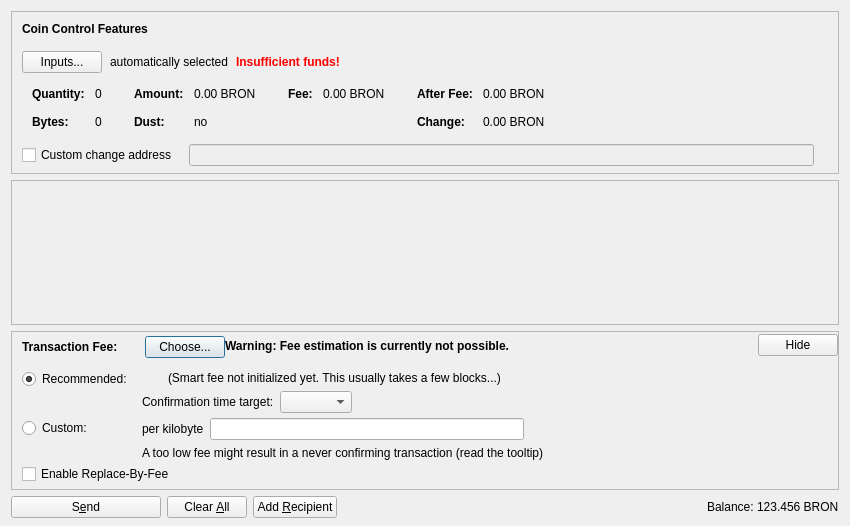
<?xml version="1.0" encoding="UTF-8"?>
<ui version="4.0">
 <class>SendCoinsDialog</class>
 <widget class="QDialog" name="SendCoinsDialog">
  <property name="geometry">
   <rect>
    <x>0</x>
    <y>0</y>
    <width>850</width>
    <height>526</height>
   </rect>
  </property>
  <property name="windowTitle">
   <string>Send Coins</string>
  </property>
  <layout class="QVBoxLayout" name="verticalLayout" stretch="0,1,0,0">
   <property name="bottomMargin">
    <number>8</number>
   </property>
   <item>
    <widget class="QFrame" name="frameCoinControl">
     <property name="sizePolicy">
      <sizepolicy hsizetype="Expanding" vsizetype="Expanding">
       <horstretch>0</horstretch>
       <verstretch>0</verstretch>
      </sizepolicy>
     </property>
     <property name="maximumSize">
      <size>
       <width>16777215</width>
       <height>16777215</height>
      </size>
     </property>
     <property name="frameShape">
      <enum>QFrame::StyledPanel</enum>
     </property>
     <property name="frameShadow">
      <enum>QFrame::Sunken</enum>
     </property>
     <layout class="QVBoxLayout" name="verticalLayoutCoinControl2">
      <property name="spacing">
       <number>0</number>
      </property>
      <property name="leftMargin">
       <number>0</number>
      </property>
      <property name="topMargin">
       <number>0</number>
      </property>
      <property name="rightMargin">
       <number>0</number>
      </property>
      <property name="bottomMargin">
       <number>6</number>
      </property>
      <item>
       <layout class="QVBoxLayout" name="verticalLayoutCoinControl" stretch="0,0,0,0,1">
        <property name="spacing">
         <number>0</number>
        </property>
        <property name="leftMargin">
         <number>10</number>
        </property>
        <property name="topMargin">
         <number>10</number>
        </property>
        <item>
         <layout class="QHBoxLayout" name="horizontalLayoutCoinControl1">
          <property name="bottomMargin">
           <number>15</number>
          </property>
          <item>
           <widget class="QLabel" name="labelCoinControlFeatures">
            <property name="sizePolicy">
             <sizepolicy hsizetype="Preferred" vsizetype="Maximum">
              <horstretch>0</horstretch>
              <verstretch>0</verstretch>
             </sizepolicy>
            </property>
            <property name="font">
             <font>
              <weight>75</weight>
              <bold>true</bold>
             </font>
            </property>
            <property name="styleSheet">
             <string notr="true">font-weight:bold;</string>
            </property>
            <property name="text">
             <string>Coin Control Features</string>
            </property>
           </widget>
          </item>
         </layout>
        </item>
        <item>
         <layout class="QHBoxLayout" name="horizontalLayoutCoinControl2" stretch="0,0,0,0">
          <property name="spacing">
           <number>8</number>
          </property>
          <property name="bottomMargin">
           <number>10</number>
          </property>
          <item>
           <widget class="QPushButton" name="pushButtonCoinControl">
            <property name="styleSheet">
             <string notr="true"/>
            </property>
            <property name="text">
             <string>Inputs...</string>
            </property>
            <property name="autoDefault">
             <bool>false</bool>
            </property>
           </widget>
          </item>
          <item>
           <widget class="QLabel" name="labelCoinControlAutomaticallySelected">
            <property name="text">
             <string>automatically selected</string>
            </property>
            <property name="margin">
             <number>5</number>
            </property>
           </widget>
          </item>
          <item>
           <widget class="QLabel" name="labelCoinControlInsuffFunds">
            <property name="font">
             <font>
              <weight>75</weight>
              <bold>true</bold>
             </font>
            </property>
            <property name="styleSheet">
             <string notr="true">color:red;font-weight:bold;</string>
            </property>
            <property name="text">
             <string>Insufficient funds!</string>
            </property>
            <property name="margin">
             <number>5</number>
            </property>
           </widget>
          </item>
          <item>
           <spacer name="horizontalSpacerCoinControl">
            <property name="orientation">
             <enum>Qt::Horizontal</enum>
            </property>
            <property name="sizeHint" stdset="0">
             <size>
              <width>40</width>
              <height>1</height>
             </size>
            </property>
           </spacer>
          </item>
         </layout>
        </item>
        <item>
         <widget class="QWidget" name="widgetCoinControl" native="true">
          <property name="sizePolicy">
           <sizepolicy hsizetype="Preferred" vsizetype="Preferred">
            <horstretch>0</horstretch>
            <verstretch>0</verstretch>
           </sizepolicy>
          </property>
          <property name="minimumSize">
           <size>
            <width>0</width>
            <height>0</height>
           </size>
          </property>
          <property name="styleSheet">
           <string notr="true"/>
          </property>
          <layout class="QHBoxLayout" name="horizontalLayoutCoinControl5">
           <property name="leftMargin">
            <number>0</number>
           </property>
           <property name="topMargin">
            <number>0</number>
           </property>
           <property name="rightMargin">
            <number>0</number>
           </property>
           <property name="bottomMargin">
            <number>0</number>
           </property>
           <item>
            <layout class="QHBoxLayout" name="horizontalLayoutCoinControl3" stretch="0,0,0,1">
             <property name="spacing">
              <number>20</number>
             </property>
             <property name="topMargin">
              <number>0</number>
             </property>
             <property name="bottomMargin">
              <number>10</number>
             </property>
             <item>
              <layout class="QFormLayout" name="formLayoutCoinControl1">
               <property name="horizontalSpacing">
                <number>10</number>
               </property>
               <property name="verticalSpacing">
                <number>14</number>
               </property>
               <property name="leftMargin">
                <number>10</number>
               </property>
               <property name="topMargin">
                <number>4</number>
               </property>
               <property name="rightMargin">
                <number>6</number>
               </property>
               <item row="0" column="0">
                <widget class="QLabel" name="labelCoinControlQuantityText">
                 <property name="font">
                  <font>
                   <weight>75</weight>
                   <bold>true</bold>
                  </font>
                 </property>
                 <property name="text">
                  <string>Quantity:</string>
                 </property>
                 <property name="margin">
                  <number>0</number>
                 </property>
                </widget>
               </item>
               <item row="0" column="1">
                <widget class="QLabel" name="labelCoinControlQuantity">
                 <property name="cursor">
                  <cursorShape>IBeamCursor</cursorShape>
                 </property>
                 <property name="contextMenuPolicy">
                  <enum>Qt::ActionsContextMenu</enum>
                 </property>
                 <property name="text">
                  <string notr="true">0</string>
                 </property>
                 <property name="margin">
                  <number>0</number>
                 </property>
                 <property name="textInteractionFlags">
                  <set>Qt::LinksAccessibleByMouse|Qt::TextSelectableByKeyboard|Qt::TextSelectableByMouse</set>
                 </property>
                </widget>
               </item>
               <item row="1" column="0">
                <widget class="QLabel" name="labelCoinControlBytesText">
                 <property name="font">
                  <font>
                   <weight>75</weight>
                   <bold>true</bold>
                  </font>
                 </property>
                 <property name="text">
                  <string>Bytes:</string>
                 </property>
                </widget>
               </item>
               <item row="1" column="1">
                <widget class="QLabel" name="labelCoinControlBytes">
                 <property name="cursor">
                  <cursorShape>IBeamCursor</cursorShape>
                 </property>
                 <property name="contextMenuPolicy">
                  <enum>Qt::ActionsContextMenu</enum>
                 </property>
                 <property name="text">
                  <string notr="true">0</string>
                 </property>
                 <property name="textInteractionFlags">
                  <set>Qt::LinksAccessibleByMouse|Qt::TextSelectableByKeyboard|Qt::TextSelectableByMouse</set>
                 </property>
                </widget>
               </item>
              </layout>
             </item>
             <item>
              <layout class="QFormLayout" name="formLayoutCoinControl2">
               <property name="horizontalSpacing">
                <number>10</number>
               </property>
               <property name="verticalSpacing">
                <number>14</number>
               </property>
               <property name="leftMargin">
                <number>6</number>
               </property>
               <property name="topMargin">
                <number>4</number>
               </property>
               <property name="rightMargin">
                <number>6</number>
               </property>
               <item row="0" column="0">
                <widget class="QLabel" name="labelCoinControlAmountText">
                 <property name="font">
                  <font>
                   <weight>75</weight>
                   <bold>true</bold>
                  </font>
                 </property>
                 <property name="text">
                  <string>Amount:</string>
                 </property>
                 <property name="margin">
                  <number>0</number>
                 </property>
                </widget>
               </item>
               <item row="0" column="1">
                <widget class="QLabel" name="labelCoinControlAmount">
                 <property name="cursor">
                  <cursorShape>IBeamCursor</cursorShape>
                 </property>
                 <property name="contextMenuPolicy">
                  <enum>Qt::ActionsContextMenu</enum>
                 </property>
                 <property name="text">
                  <string notr="true">0.00 BRON</string>
                 </property>
                 <property name="textInteractionFlags">
                  <set>Qt::LinksAccessibleByMouse|Qt::TextSelectableByKeyboard|Qt::TextSelectableByMouse</set>
                 </property>
                </widget>
               </item>
               <item row="1" column="0">
                <widget class="QLabel" name="labelCoinControlLowOutputText">
                 <property name="font">
                  <font>
                   <weight>75</weight>
                   <bold>true</bold>
                  </font>
                 </property>
                 <property name="text">
                  <string>Dust:</string>
                 </property>
                </widget>
               </item>
               <item row="1" column="1">
                <widget class="QLabel" name="labelCoinControlLowOutput">
                 <property name="cursor">
                  <cursorShape>IBeamCursor</cursorShape>
                 </property>
                 <property name="contextMenuPolicy">
                  <enum>Qt::ActionsContextMenu</enum>
                 </property>
                 <property name="text">
                  <string notr="true">no</string>
                 </property>
                 <property name="textInteractionFlags">
                  <set>Qt::LinksAccessibleByMouse|Qt::TextSelectableByKeyboard|Qt::TextSelectableByMouse</set>
                 </property>
                </widget>
               </item>
              </layout>
             </item>
             <item>
              <layout class="QFormLayout" name="formLayoutCoinControl3">
               <property name="horizontalSpacing">
                <number>10</number>
               </property>
               <property name="verticalSpacing">
                <number>14</number>
               </property>
               <property name="leftMargin">
                <number>6</number>
               </property>
               <property name="topMargin">
                <number>4</number>
               </property>
               <property name="rightMargin">
                <number>6</number>
               </property>
               <item row="0" column="0">
                <widget class="QLabel" name="labelCoinControlFeeText">
                 <property name="font">
                  <font>
                   <weight>75</weight>
                   <bold>true</bold>
                  </font>
                 </property>
                 <property name="text">
                  <string>Fee:</string>
                 </property>
                 <property name="margin">
                  <number>0</number>
                 </property>
                </widget>
               </item>
               <item row="0" column="1">
                <widget class="QLabel" name="labelCoinControlFee">
                 <property name="cursor">
                  <cursorShape>IBeamCursor</cursorShape>
                 </property>
                 <property name="contextMenuPolicy">
                  <enum>Qt::ActionsContextMenu</enum>
                 </property>
                 <property name="text">
                  <string notr="true">0.00 BRON</string>
                 </property>
                 <property name="textInteractionFlags">
                  <set>Qt::LinksAccessibleByMouse|Qt::TextSelectableByKeyboard|Qt::TextSelectableByMouse</set>
                 </property>
                </widget>
               </item>
              </layout>
             </item>
             <item>
              <layout class="QFormLayout" name="formLayoutCoinControl4">
               <property name="horizontalSpacing">
                <number>10</number>
               </property>
               <property name="verticalSpacing">
                <number>14</number>
               </property>
               <property name="leftMargin">
                <number>6</number>
               </property>
               <property name="topMargin">
                <number>4</number>
               </property>
               <property name="rightMargin">
                <number>6</number>
               </property>
               <item row="0" column="0">
                <widget class="QLabel" name="labelCoinControlAfterFeeText">
                 <property name="font">
                  <font>
                   <weight>75</weight>
                   <bold>true</bold>
                  </font>
                 </property>
                 <property name="text">
                  <string>After Fee:</string>
                 </property>
                 <property name="margin">
                  <number>0</number>
                 </property>
                </widget>
               </item>
               <item row="0" column="1">
                <widget class="QLabel" name="labelCoinControlAfterFee">
                 <property name="cursor">
                  <cursorShape>IBeamCursor</cursorShape>
                 </property>
                 <property name="contextMenuPolicy">
                  <enum>Qt::ActionsContextMenu</enum>
                 </property>
                 <property name="text">
                  <string notr="true">0.00 BRON</string>
                 </property>
                 <property name="textInteractionFlags">
                  <set>Qt::LinksAccessibleByMouse|Qt::TextSelectableByKeyboard|Qt::TextSelectableByMouse</set>
                 </property>
                </widget>
               </item>
               <item row="1" column="0">
                <widget class="QLabel" name="labelCoinControlChangeText">
                 <property name="font">
                  <font>
                   <weight>75</weight>
                   <bold>true</bold>
                  </font>
                 </property>
                 <property name="text">
                  <string>Change:</string>
                 </property>
                </widget>
               </item>
               <item row="1" column="1">
                <widget class="QLabel" name="labelCoinControlChange">
                 <property name="cursor">
                  <cursorShape>IBeamCursor</cursorShape>
                 </property>
                 <property name="contextMenuPolicy">
                  <enum>Qt::ActionsContextMenu</enum>
                 </property>
                 <property name="text">
                  <string notr="true">0.00 BRON</string>
                 </property>
                 <property name="textInteractionFlags">
                  <set>Qt::LinksAccessibleByMouse|Qt::TextSelectableByKeyboard|Qt::TextSelectableByMouse</set>
                 </property>
                </widget>
               </item>
              </layout>
             </item>
            </layout>
           </item>
          </layout>
         </widget>
        </item>
        <item>
         <layout class="QHBoxLayout" name="horizontalLayoutCoinControl4" stretch="0,0,0">
          <property name="spacing">
           <number>12</number>
          </property>
          <property name="sizeConstraint">
           <enum>QLayout::SetDefaultConstraint</enum>
          </property>
          <property name="topMargin">
           <number>5</number>
          </property>
          <property name="rightMargin">
           <number>5</number>
          </property>
          <item>
           <widget class="QCheckBox" name="checkBoxCoinControlChange">
            <property name="toolTip">
             <string>If this is activated, but the change address is empty or invalid, change will be sent to a newly generated address.</string>
            </property>
            <property name="text">
             <string>Custom change address</string>
            </property>
           </widget>
          </item>
          <item>
           <widget class="QValidatedLineEdit" name="lineEditCoinControlChange">
            <property name="enabled">
             <bool>false</bool>
            </property>
            <property name="sizePolicy">
             <sizepolicy hsizetype="Expanding" vsizetype="Fixed">
              <horstretch>0</horstretch>
              <verstretch>0</verstretch>
             </sizepolicy>
            </property>
           </widget>
          </item>
          <item>
           <widget class="QLabel" name="labelCoinControlChangeLabel">
            <property name="sizePolicy">
             <sizepolicy hsizetype="Preferred" vsizetype="Expanding">
              <horstretch>0</horstretch>
              <verstretch>0</verstretch>
             </sizepolicy>
            </property>
            <property name="minimumSize">
             <size>
              <width>0</width>
              <height>0</height>
             </size>
            </property>
            <property name="text">
             <string/>
            </property>
            <property name="margin">
             <number>3</number>
            </property>
           </widget>
          </item>
         </layout>
        </item>
        <item>
         <spacer name="verticalSpacerCoinControl">
          <property name="orientation">
           <enum>Qt::Vertical</enum>
          </property>
          <property name="sizeHint" stdset="0">
           <size>
            <width>800</width>
            <height>1</height>
           </size>
          </property>
         </spacer>
        </item>
       </layout>
      </item>
     </layout>
    </widget>
   </item>
   <item>
    <widget class="QScrollArea" name="scrollArea">
     <property name="widgetResizable">
      <bool>true</bool>
     </property>
     <widget class="QWidget" name="scrollAreaWidgetContents">
      <property name="geometry">
       <rect>
        <x>0</x>
        <y>0</y>
        <width>830</width>
        <height>104</height>
       </rect>
      </property>
      <layout class="QVBoxLayout" name="verticalLayout_2" stretch="0,1">
       <property name="leftMargin">
        <number>0</number>
       </property>
       <property name="topMargin">
        <number>0</number>
       </property>
       <property name="rightMargin">
        <number>0</number>
       </property>
       <property name="bottomMargin">
        <number>0</number>
       </property>
       <item>
        <layout class="QVBoxLayout" name="entries">
         <property name="spacing">
          <number>6</number>
         </property>
        </layout>
       </item>
       <item>
        <spacer name="verticalSpacer">
         <property name="orientation">
          <enum>Qt::Vertical</enum>
         </property>
         <property name="sizeHint" stdset="0">
          <size>
           <width>20</width>
           <height>40</height>
          </size>
         </property>
        </spacer>
       </item>
      </layout>
     </widget>
    </widget>
   </item>
   <item>
    <widget class="QFrame" name="frameFee">
     <property name="sizePolicy">
      <sizepolicy hsizetype="Expanding" vsizetype="Expanding">
       <horstretch>0</horstretch>
       <verstretch>0</verstretch>
      </sizepolicy>
     </property>
     <property name="maximumSize">
      <size>
       <width>16777215</width>
       <height>16777215</height>
      </size>
     </property>
     <property name="frameShape">
      <enum>QFrame::StyledPanel</enum>
     </property>
     <property name="frameShadow">
      <enum>QFrame::Sunken</enum>
     </property>
     <layout class="QVBoxLayout" name="verticalLayoutFee1">
      <property name="spacing">
       <number>0</number>
      </property>
      <property name="leftMargin">
       <number>0</number>
      </property>
      <property name="topMargin">
       <number>0</number>
      </property>
      <property name="rightMargin">
       <number>0</number>
      </property>
      <property name="bottomMargin">
       <number>0</number>
      </property>
      <item>
       <layout class="QVBoxLayout" name="verticalLayoutFee2" stretch="0,0,0">
        <property name="spacing">
         <number>0</number>
        </property>
        <property name="leftMargin">
         <number>10</number>
        </property>
        <property name="topMargin">
         <number>0</number>
        </property>
        <item>
         <layout class="QHBoxLayout" name="horizontalLayoutFee1">
          <property name="bottomMargin">
           <number>0</number>
          </property>
          <item>
           <layout class="QVBoxLayout" name="verticalLayoutFee7">
            <property name="spacing">
             <number>0</number>
            </property>
            <item>
             <spacer name="verticalSpacerSmartFee">
              <property name="orientation">
               <enum>Qt::Vertical</enum>
              </property>
              <property name="sizeType">
               <enum>QSizePolicy::Fixed</enum>
              </property>
              <property name="sizeHint" stdset="0">
               <size>
                <width>1</width>
                <height>4</height>
               </size>
              </property>
             </spacer>
            </item>
            <item>
             <layout class="QHBoxLayout" name="horizontalLayoutSmartFee">
              <property name="spacing">
               <number>10</number>
              </property>
              <item>
               <widget class="QLabel" name="labelFeeHeadline">
                <property name="sizePolicy">
                 <sizepolicy hsizetype="Preferred" vsizetype="Maximum">
                  <horstretch>0</horstretch>
                  <verstretch>0</verstretch>
                 </sizepolicy>
                </property>
                <property name="font">
                 <font>
                  <weight>75</weight>
                  <bold>true</bold>
                 </font>
                </property>
                <property name="styleSheet">
                 <string notr="true">font-weight:bold;</string>
                </property>
                <property name="text">
                 <string>Transaction Fee:</string>
                </property>
               </widget>
              </item>
              <item>
               <widget class="QLabel" name="labelFeeMinimized">
                <property name="text">
                 <string/>
                </property>
               </widget>
              </item>
              <item>
               <widget class="QPushButton" name="buttonChooseFee">
                <property name="text">
                 <string>Choose...</string>
                </property>
               </widget>
              </item>
             </layout>
            </item>
            <item>
             <spacer name="verticalSpacer_5">
              <property name="orientation">
               <enum>Qt::Vertical</enum>
              </property>
              <property name="sizeHint" stdset="0">
               <size>
                <width>1</width>
                <height>1</height>
               </size>
              </property>
             </spacer>
            </item>
           </layout>
          </item>
          <item>
           <widget class="QLabel" name="fallbackFeeWarningLabel">
            <property name="toolTip">
             <string>Using the fallbackfee can result in sending a transaction that will take several hours or days (or never) to confirm. Consider choosing your fee manually or wait until you have validated the complete chain.</string>
            </property>
            <property name="font">
            <font>
                <weight>75</weight>
                <bold>true</bold>
            </font>
            </property>
            <property name="text">
             <string>Warning: Fee estimation is currently not possible.</string>
            </property>
            <property name="wordWrap">
             <bool>false</bool>
            </property>
           </widget>
          </item>
          <item>
           <spacer name="horizontalSpacer_4">
            <property name="orientation">
             <enum>Qt::Horizontal</enum>
            </property>
            <property name="sizeType">
             <enum>QSizePolicy::MinimumExpanding</enum>
            </property>
            <property name="sizeHint" stdset="0">
             <size>
              <width>40</width>
              <height>20</height>
             </size>
            </property>
           </spacer>
          </item>
          <item>
           <widget class="QPushButton" name="buttonMinimizeFee">
            <property name="toolTip">
             <string>collapse fee-settings</string>
            </property>
            <property name="text">
             <string>Hide</string>
            </property>
           </widget>
          </item>
         </layout>
        </item>
        <item>
         <widget class="QFrame" name="frameFeeSelection">
          <layout class="QVBoxLayout" name="verticalLayoutFee12">
           <property name="spacing">
            <number>0</number>
           </property>
           <property name="leftMargin">
            <number>0</number>
           </property>
           <property name="topMargin">
            <number>0</number>
           </property>
           <property name="rightMargin">
            <number>0</number>
           </property>
           <property name="bottomMargin">
            <number>0</number>
           </property>
           <item>
            <layout class="QGridLayout" name="gridLayoutFee">
             <property name="topMargin">
              <number>10</number>
             </property>
             <property name="bottomMargin">
              <number>4</number>
             </property>
             <property name="horizontalSpacing">
              <number>10</number>
             </property>
             <property name="verticalSpacing">
              <number>4</number>
             </property>
             <item row="1" column="1">
              <layout class="QVBoxLayout" name="verticalLayoutFee8">
               <property name="spacing">
                <number>6</number>
               </property>
               <item>
                <layout class="QHBoxLayout" name="horizontalLayoutFee13">
                 <item>
                  <widget class="QLabel" name="labelCustomPerKilobyte">
                   <property name="toolTip">
                    <string>Specify a custom fee per kB (1,000 bytes) of the transaction's virtual size.

Note:  Since the fee is calculated on a per-byte basis, a fee of "100 bronees per kB" for a transaction size of 500 bytes (half of 1 kB) would ultimately yield a fee of only 50 bronees.</string>
                   </property>
                   <property name="text">
                    <string>per kilobyte</string>
                   </property>
                  </widget>
                 </item>
                 <item>
                  <widget class="BrocoinAmountField" name="customFee"/>
                 </item>
                 <item>
                  <spacer name="horizontalSpacer_6">
                   <property name="orientation">
                    <enum>Qt::Horizontal</enum>
                   </property>
                   <property name="sizeHint" stdset="0">
                    <size>
                     <width>1</width>
                     <height>1</height>
                    </size>
                   </property>
                  </spacer>
                 </item>
                </layout>
               </item>
               <item>
                <layout class="QHBoxLayout" name="horizontalLayoutFee8">
                 <item>
                  <widget class="QLabel" name="labelCustomFeeWarning">
                   <property name="enabled">
                    <bool>true</bool>
                   </property>
                   <property name="toolTip">
                    <string>When there is less transaction volume than space in the blocks, miners as well as relaying nodes may enforce a minimum fee. Paying only this minimum fee is just fine, but be aware that this can result in a never confirming transaction once there is more demand for brocoin transactions than the network can process.</string>
                   </property>
                   <property name="text">
                    <string>A too low fee might result in a never confirming transaction (read the tooltip)</string>
                   </property>
                  </widget>
                 </item>
                 <item>
                  <spacer name="horizontalSpacer_2">
                   <property name="orientation">
                    <enum>Qt::Horizontal</enum>
                   </property>
                   <property name="sizeHint" stdset="0">
                    <size>
                     <width>1</width>
                     <height>1</height>
                    </size>
                   </property>
                  </spacer>
                 </item>
                </layout>
               </item>
              </layout>
             </item>
             <item row="0" column="0">
              <layout class="QVBoxLayout" name="verticalLayoutFee4" stretch="0,1">
               <item>
                <widget class="QRadioButton" name="radioSmartFee">
                 <property name="text">
                  <string>Recommended:</string>
                 </property>
                 <property name="checked">
                  <bool>true</bool>
                 </property>
                 <attribute name="buttonGroup">
                  <string notr="true">groupFee</string>
                 </attribute>
                </widget>
               </item>
               <item>
                <spacer name="verticalSpacer_2">
                 <property name="orientation">
                  <enum>Qt::Vertical</enum>
                 </property>
                 <property name="sizeHint" stdset="0">
                  <size>
                   <width>1</width>
                   <height>1</height>
                  </size>
                 </property>
                </spacer>
               </item>
              </layout>
             </item>
             <item row="1" column="0">
              <layout class="QVBoxLayout" name="verticalLayoutFee9" stretch="0,1">
               <item>
                <widget class="QRadioButton" name="radioCustomFee">
                 <property name="text">
                  <string>Custom:</string>
                 </property>
                 <attribute name="buttonGroup">
                  <string notr="true">groupFee</string>
                 </attribute>
                </widget>
               </item>
               <item>
                <spacer name="verticalSpacer_6">
                 <property name="orientation">
                  <enum>Qt::Vertical</enum>
                 </property>
                 <property name="sizeHint" stdset="0">
                  <size>
                   <width>1</width>
                   <height>1</height>
                  </size>
                 </property>
                </spacer>
               </item>
              </layout>
             </item>
             <item row="0" column="1">
              <layout class="QVBoxLayout" name="verticalLayoutFee3" stretch="0,0,1">
               <property name="spacing">
                <number>6</number>
               </property>
               <property name="topMargin">
                <number>2</number>
               </property>
               <item>
                <layout class="QHBoxLayout" name="horizontalLayoutFee12">
                 <item>
                  <widget class="QLabel" name="labelSmartFee">
                   <property name="text">
                    <string/>
                   </property>
                  </widget>
                 </item>
                 <item>
                  <widget class="QLabel" name="labelFeeEstimation">
                   <property name="text">
                    <string/>
                   </property>
                  </widget>
                 </item>
                 <item>
                  <widget class="QLabel" name="labelSmartFee2">
                   <property name="text">
                    <string>(Smart fee not initialized yet. This usually takes a few blocks...)</string>
                   </property>
                  </widget>
                 </item>
                 <item>
                  <spacer name="horizontalSpacer_5">
                   <property name="orientation">
                    <enum>Qt::Horizontal</enum>
                   </property>
                   <property name="sizeHint" stdset="0">
                    <size>
                     <width>1</width>
                     <height>1</height>
                    </size>
                   </property>
                  </spacer>
                 </item>
                </layout>
               </item>
               <item>
                <layout class="QHBoxLayout" name="horizontalLayoutFee9">
                 <item>
                  <layout class="QVBoxLayout" name="verticalLayoutFee6">
                   <item>
                    <widget class="QLabel" name="labelSmartFee3">
                     <property name="text">
                      <string>Confirmation time target:</string>
                     </property>
                    </widget>
                   </item>
                  </layout>
                 </item>
                 <item>
                  <layout class="QVBoxLayout" name="verticalLayoutFee5">
                   <property name="rightMargin">
                    <number>30</number>
                   </property>
                   <item>
                    <layout class="QHBoxLayout" name="horizontalLayoutConfTarget">
                     <property name="bottomMargin">
                      <number>0</number>
                     </property>
                     <item>
                      <widget class="QComboBox" name="confTargetSelector"/>
                     </item>
                     <item>
                      <spacer name="horizontalSpacerConfTarget">
                       <property name="orientation">
                        <enum>Qt::Horizontal</enum>
                       </property>
                       <property name="sizeHint" stdset="0">
                        <size>
                         <width>40</width>
                         <height>20</height>
                        </size>
                       </property>
                      </spacer>
                     </item>
                    </layout>
                   </item>
                  </layout>
                 </item>
                </layout>
               </item>
               <item>
                <spacer name="verticalSpacer_4">
                 <property name="orientation">
                  <enum>Qt::Vertical</enum>
                 </property>
                 <property name="sizeHint" stdset="0">
                  <size>
                   <width>1</width>
                   <height>1</height>
                  </size>
                 </property>
                </spacer>
               </item>
              </layout>
             </item>
            </layout>
           </item>
           <item>
            <widget class="QCheckBox" name="optInRBF">
             <property name="text">
              <string>Enable Replace-By-Fee</string>
             </property>
             <property name="toolTip">
              <string>With Replace-By-Fee (BIP-125) you can increase a transaction's fee after it is sent. Without this, a higher fee may be recommended to compensate for increased transaction delay risk.</string>
             </property>
            </widget>
           </item>
          </layout>
         </widget>
        </item>
        <item>
         <spacer name="verticalSpacerFee">
          <property name="orientation">
           <enum>Qt::Vertical</enum>
          </property>
          <property name="sizeHint" stdset="0">
           <size>
            <width>40</width>
            <height>5</height>
           </size>
          </property>
         </spacer>
        </item>
       </layout>
      </item>
     </layout>
    </widget>
   </item>
   <item>
    <layout class="QHBoxLayout" name="horizontalLayout">
     <item>
      <widget class="QPushButton" name="sendButton">
       <property name="minimumSize">
        <size>
         <width>150</width>
         <height>0</height>
        </size>
       </property>
       <property name="toolTip">
        <string>Confirm the send action</string>
       </property>
       <property name="text">
        <string>S&amp;end</string>
       </property>
       <property name="icon">
        <iconset resource="../brocoin.qrc">
         <normaloff>:/icons/send</normaloff>:/icons/send</iconset>
       </property>
       <property name="autoDefault">
        <bool>false</bool>
       </property>
       <property name="default">
        <bool>false</bool>
       </property>
      </widget>
     </item>
     <item>
      <widget class="QPushButton" name="clearButton">
       <property name="sizePolicy">
        <sizepolicy hsizetype="Minimum" vsizetype="Fixed">
         <horstretch>0</horstretch>
         <verstretch>0</verstretch>
        </sizepolicy>
       </property>
       <property name="toolTip">
        <string>Clear all fields of the form.</string>
       </property>
       <property name="text">
        <string>Clear &amp;All</string>
       </property>
       <property name="icon">
        <iconset resource="../brocoin.qrc">
         <normaloff>:/icons/remove</normaloff>:/icons/remove</iconset>
       </property>
       <property name="autoDefault">
        <bool>false</bool>
       </property>
      </widget>
     </item>
     <item>
      <widget class="QPushButton" name="addButton">
       <property name="toolTip">
        <string>Send to multiple recipients at once</string>
       </property>
       <property name="text">
        <string>Add &amp;Recipient</string>
       </property>
       <property name="icon">
        <iconset resource="../brocoin.qrc">
         <normaloff>:/icons/add</normaloff>:/icons/add</iconset>
       </property>
       <property name="autoDefault">
        <bool>false</bool>
       </property>
      </widget>
     </item>
     <item>
      <spacer name="horizontalSpacer">
       <property name="orientation">
        <enum>Qt::Horizontal</enum>
       </property>
       <property name="sizeHint" stdset="0">
        <size>
         <width>40</width>
         <height>20</height>
        </size>
       </property>
      </spacer>
     </item>
     <item>
      <layout class="QHBoxLayout" name="horizontalLayout_2">
       <property name="spacing">
        <number>3</number>
       </property>
       <item>
        <widget class="QLabel" name="label">
         <property name="sizePolicy">
          <sizepolicy hsizetype="Preferred" vsizetype="Fixed">
           <horstretch>0</horstretch>
           <verstretch>0</verstretch>
          </sizepolicy>
         </property>
         <property name="text">
          <string>Balance:</string>
         </property>
        </widget>
       </item>
       <item>
        <widget class="QLabel" name="labelBalance">
         <property name="sizePolicy">
          <sizepolicy hsizetype="Preferred" vsizetype="Fixed">
           <horstretch>0</horstretch>
           <verstretch>0</verstretch>
          </sizepolicy>
         </property>
         <property name="cursor">
          <cursorShape>IBeamCursor</cursorShape>
         </property>
         <property name="text">
          <string notr="true">123.456 BRON</string>
         </property>
         <property name="textInteractionFlags">
          <set>Qt::LinksAccessibleByMouse|Qt::TextSelectableByKeyboard|Qt::TextSelectableByMouse</set>
         </property>
        </widget>
       </item>
      </layout>
     </item>
    </layout>
   </item>
  </layout>
 </widget>
 <customwidgets>
  <customwidget>
   <class>QValidatedLineEdit</class>
   <extends>QLineEdit</extends>
   <header>qt/qvalidatedlineedit.h</header>
  </customwidget>
  <customwidget>
   <class>BrocoinAmountField</class>
   <extends>QLineEdit</extends>
   <header>qt/brocoinamountfield.h</header>
   <container>1</container>
  </customwidget>
 </customwidgets>
 <resources>
  <include location="../brocoin.qrc"/>
 </resources>
 <connections/>
 <buttongroups>
  <buttongroup name="groupFee"/>
 </buttongroups>
</ui>
